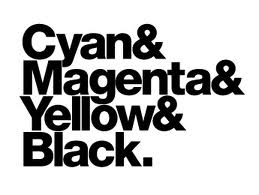
%> input picture cal.jpg, 259 x 195 px
$ octave ImageProcessing.m   (GNU Octave 9; MATLAB toolbox functions it lacks are replaced by stand-ins)
%> lines starting %> are read from the running program, lines starting %| are printed output that depends on the picture
### Colormap.m
map = repmat(linspace(0,1,256),3,1).'

### ImageProcessing.m
Colormap
figure(1)
x = imread('cal.jpg')
%> x is the input picture: size 195x259x3 uint8; min 0, max 255, mean 189.1
x(:,:,2:3)=[];
%> x: size 195x259 uint8
image(x)
colormap(map)

title('orig')

figure(2)
low = 0.04*ones(5)
y = conv2(x, low)
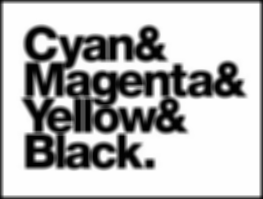
%> y: size 199x263 double; min 0.2, max 255, mean 182.5
image(y)
colormap(map)

figure(3)
east = [0 -1 0; 0 1 0; 0 0 0]
north = [0 0 0; 0 1 -1; 0 0 0]
a = conv2(x, east)
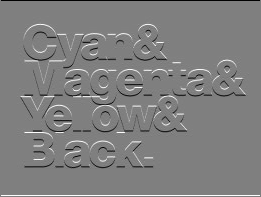
%> a: size 197x261 double; min -255, max 255, mean 0; drawn with min black and max white
b = conv2(x, north)
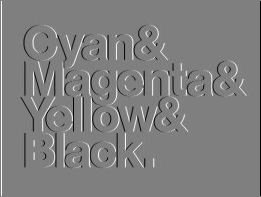
%> b: size 197x261 double; min -255, max 255, mean 0; mean of the top-left, top-right, bottom-left and bottom-right quarters 1.1, -1.1, 1.4, -1.4; drawn with min black and max white
yhn = abs(a)
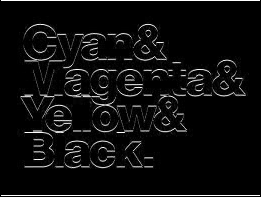
%> yhn: size 197x261 double; min 0, max 255, mean 13.7
yhe = abs(b)
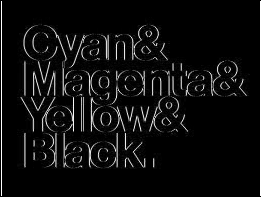
%> yhe: size 197x261 double; min 0, max 255, mean 14.4
zhn = yhn > 127
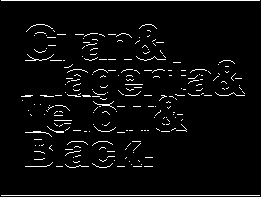
%> zhn: size 197x261 logical; 4.2% white in thin lines or dots
zhe = yhe > 127
%> zhe: size 197x261 logical; 4.6% white in thin lines or dots
z = zhn | zhe
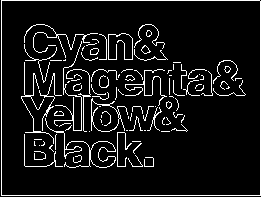
%> z: size 197x261 logical; 8.4% white in thin lines or dots
zprime = 1-z
%> zprime: size 197x261 double; values 0 (black) and 1 (white), 91.6% white; black in thin lines or dots
zprime = zprime * 255
%> zprime: size 197x261 double; 91.6% white; black in thin lines or dots
imshow(zprime)
